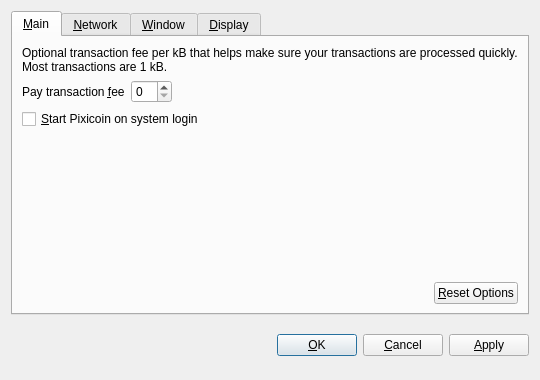
<?xml version="1.0" encoding="UTF-8"?>
<ui version="4.0">
 <class>OptionsDialog</class>
 <widget class="QDialog" name="OptionsDialog">
  <property name="geometry">
   <rect>
    <x>0</x>
    <y>0</y>
    <width>540</width>
    <height>380</height>
   </rect>
  </property>
  <property name="windowTitle">
   <string>Options</string>
  </property>
  <property name="modal">
   <bool>true</bool>
  </property>
  <layout class="QVBoxLayout" name="verticalLayout">
   <item>
    <widget class="QTabWidget" name="tabWidget">
     <property name="tabPosition">
      <enum>QTabWidget::North</enum>
     </property>
     <property name="currentIndex">
      <number>0</number>
     </property>
     <widget class="QWidget" name="tabMain">
      <attribute name="title">
       <string>&amp;Main</string>
      </attribute>
      <layout class="QVBoxLayout" name="verticalLayout_Main">
       <item>
        <widget class="QLabel" name="transactionFeeInfoLabel">
         <property name="text">
          <string>Optional transaction fee per kB that helps make sure your transactions are processed quickly. Most transactions are 1 kB.</string>
         </property>
         <property name="textFormat">
          <enum>Qt::PlainText</enum>
         </property>
         <property name="wordWrap">
          <bool>true</bool>
         </property>
        </widget>
       </item>
       <item>
        <layout class="QHBoxLayout" name="horizontalLayout_1_Main">
         <item>
          <widget class="QLabel" name="transactionFeeLabel">
           <property name="text">
            <string>Pay transaction &amp;fee</string>
           </property>
           <property name="textFormat">
            <enum>Qt::PlainText</enum>
           </property>
           <property name="buddy">
            <cstring>transactionFee</cstring>
           </property>
          </widget>
         </item>
         <item>
          <widget class="BitcoinAmountField" name="transactionFee"/>
         </item>
         <item>
          <spacer name="horizontalSpacer_1_Main">
           <property name="orientation">
            <enum>Qt::Horizontal</enum>
           </property>
           <property name="sizeHint" stdset="0">
            <size>
             <width>40</width>
             <height>20</height>
            </size>
           </property>
          </spacer>
         </item>
        </layout>
       </item>
       <item>
        <widget class="QCheckBox" name="bitcoinAtStartup">
         <property name="toolTip">
          <string>Automatically start Pixicoin after logging in to the system.</string>
         </property>
         <property name="text">
          <string>&amp;Start Pixicoin on system login</string>
         </property>
        </widget>
       </item>
       <item>
        <spacer name="verticalSpacer_Main">
         <property name="orientation">
          <enum>Qt::Vertical</enum>
         </property>
         <property name="sizeHint" stdset="0">
          <size>
           <width>20</width>
           <height>40</height>
          </size>
         </property>
        </spacer>
       </item>
       <item>
        <layout class="QHBoxLayout" name="horizontalLayout_2_Main">
         <item>
          <spacer name="horizontalSpacer_2_Main">
           <property name="orientation">
            <enum>Qt::Horizontal</enum>
           </property>
           <property name="sizeHint" stdset="0">
            <size>
             <width>40</width>
             <height>20</height>
            </size>
           </property>
          </spacer>
         </item>
         <item>
          <widget class="QPushButton" name="resetButton">
           <property name="toolTip">
            <string>Reset all client options to default.</string>
           </property>
           <property name="text">
            <string>&amp;Reset Options</string>
           </property>
           <property name="autoDefault">
            <bool>false</bool>
           </property>
          </widget>
         </item>
        </layout>
       </item>
      </layout>
     </widget>
     <widget class="QWidget" name="tabNetwork">
      <attribute name="title">
       <string>&amp;Network</string>
      </attribute>
      <layout class="QVBoxLayout" name="verticalLayout_Network">
       <item>
        <widget class="QCheckBox" name="mapPortUpnp">
         <property name="toolTip">
          <string>Automatically open the Pixicoin client port on the router. This only works when your router supports UPnP and it is enabled.</string>
         </property>
         <property name="text">
          <string>Map port using &amp;UPnP</string>
         </property>
        </widget>
       </item>
       <item>
        <widget class="QCheckBox" name="connectSocks">
         <property name="toolTip">
          <string>Connect to the Pixicoin network through a SOCKS proxy (e.g. when connecting through Tor).</string>
         </property>
         <property name="text">
          <string>&amp;Connect through SOCKS proxy:</string>
         </property>
        </widget>
       </item>
       <item>
        <layout class="QHBoxLayout" name="horizontalLayout_Network">
         <item>
          <widget class="QLabel" name="proxyIpLabel">
           <property name="text">
            <string>Proxy &amp;IP:</string>
           </property>
           <property name="textFormat">
            <enum>Qt::PlainText</enum>
           </property>
           <property name="buddy">
            <cstring>proxyIp</cstring>
           </property>
          </widget>
         </item>
         <item>
          <widget class="QValidatedLineEdit" name="proxyIp">
           <property name="maximumSize">
            <size>
             <width>140</width>
             <height>16777215</height>
            </size>
           </property>
           <property name="toolTip">
            <string>IP address of the proxy (e.g. 127.0.0.1)</string>
           </property>
          </widget>
         </item>
         <item>
          <widget class="QLabel" name="proxyPortLabel">
           <property name="text">
            <string>&amp;Port:</string>
           </property>
           <property name="textFormat">
            <enum>Qt::PlainText</enum>
           </property>
           <property name="buddy">
            <cstring>proxyPort</cstring>
           </property>
          </widget>
         </item>
         <item>
          <widget class="QLineEdit" name="proxyPort">
           <property name="maximumSize">
            <size>
             <width>55</width>
             <height>16777215</height>
            </size>
           </property>
           <property name="toolTip">
            <string>Port of the proxy (e.g. 9050)</string>
           </property>
          </widget>
         </item>
         <item>
          <widget class="QLabel" name="socksVersionLabel">
           <property name="text">
            <string>SOCKS &amp;Version:</string>
           </property>
           <property name="textFormat">
            <enum>Qt::PlainText</enum>
           </property>
           <property name="buddy">
            <cstring>socksVersion</cstring>
           </property>
          </widget>
         </item>
         <item>
          <widget class="QValueComboBox" name="socksVersion">
           <property name="toolTip">
            <string>SOCKS version of the proxy (e.g. 5)</string>
           </property>
          </widget>
         </item>
         <item>
          <spacer name="horizontalSpacer_Network">
           <property name="orientation">
            <enum>Qt::Horizontal</enum>
           </property>
           <property name="sizeHint" stdset="0">
            <size>
             <width>40</width>
             <height>20</height>
            </size>
           </property>
          </spacer>
         </item>
        </layout>
       </item>
       <item>
        <spacer name="verticalSpacer_Network">
         <property name="orientation">
          <enum>Qt::Vertical</enum>
         </property>
         <property name="sizeHint" stdset="0">
          <size>
           <width>20</width>
           <height>40</height>
          </size>
         </property>
        </spacer>
       </item>
      </layout>
     </widget>
     <widget class="QWidget" name="tabWindow">
      <attribute name="title">
       <string>&amp;Window</string>
      </attribute>
      <layout class="QVBoxLayout" name="verticalLayout_Window">
       <item>
        <widget class="QCheckBox" name="minimizeToTray">
         <property name="toolTip">
          <string>Show only a tray icon after minimizing the window.</string>
         </property>
         <property name="text">
          <string>&amp;Minimize to the tray instead of the taskbar</string>
         </property>
        </widget>
       </item>
       <item>
        <widget class="QCheckBox" name="minimizeOnClose">
         <property name="toolTip">
          <string>Minimize instead of exit the application when the window is closed. When this option is enabled, the application will be closed only after selecting Quit in the menu.</string>
         </property>
         <property name="text">
          <string>M&amp;inimize on close</string>
         </property>
        </widget>
       </item>
       <item>
        <spacer name="verticalSpacer_Window">
         <property name="orientation">
          <enum>Qt::Vertical</enum>
         </property>
         <property name="sizeHint" stdset="0">
          <size>
           <width>20</width>
           <height>40</height>
          </size>
         </property>
        </spacer>
       </item>
      </layout>
     </widget>
     <widget class="QWidget" name="tabDisplay">
      <attribute name="title">
       <string>&amp;Display</string>
      </attribute>
      <layout class="QVBoxLayout" name="verticalLayout_Display">
       <item>
        <layout class="QHBoxLayout" name="horizontalLayout_1_Display">
         <item>
          <widget class="QLabel" name="langLabel">
           <property name="text">
            <string>User Interface &amp;language:</string>
           </property>
           <property name="textFormat">
            <enum>Qt::PlainText</enum>
           </property>
           <property name="buddy">
            <cstring>lang</cstring>
           </property>
          </widget>
         </item>
         <item>
          <widget class="QValueComboBox" name="lang">
           <property name="toolTip">
            <string>The user interface language can be set here. This setting will take effect after restarting Pixicoin.</string>
           </property>
          </widget>
         </item>
        </layout>
       </item>
       <item>
        <layout class="QHBoxLayout" name="horizontalLayout_2_Display">
         <item>
          <widget class="QLabel" name="unitLabel">
           <property name="text">
            <string>&amp;Unit to show amounts in:</string>
           </property>
           <property name="textFormat">
            <enum>Qt::PlainText</enum>
           </property>
           <property name="buddy">
            <cstring>unit</cstring>
           </property>
          </widget>
         </item>
         <item>
          <widget class="QValueComboBox" name="unit">
           <property name="toolTip">
            <string>Choose the default subdivision unit to show in the interface and when sending coins.</string>
           </property>
          </widget>
         </item>
        </layout>
       </item>
       <item>
        <widget class="QCheckBox" name="displayAddresses">
         <property name="toolTip">
          <string>Whether to show Pixicoin addresses in the transaction list or not.</string>
         </property>
         <property name="text">
          <string>&amp;Display addresses in transaction list</string>
         </property>
        </widget>
       </item>
       <item>
        <widget class="QCheckBox" name="coinControlFeatures">
         <property name="toolTip">
          <string>Whether to show coin control features or not.</string>
         </property>
         <property name="text">
          <string>Display coin &amp;control features (experts only!)</string>
         </property>
        </widget>
       </item>
       <item>
        <spacer name="verticalSpacer_Display">
         <property name="orientation">
          <enum>Qt::Vertical</enum>
         </property>
         <property name="sizeHint" stdset="0">
          <size>
           <width>20</width>
           <height>40</height>
          </size>
         </property>
        </spacer>
       </item>
      </layout>
     </widget>
    </widget>
   </item>
   <item>
    <layout class="QHBoxLayout" name="horizontalLayout_Buttons">
     <item>
      <spacer name="horizontalSpacer_1">
       <property name="orientation">
        <enum>Qt::Horizontal</enum>
       </property>
       <property name="sizeHint" stdset="0">
        <size>
         <width>40</width>
         <height>48</height>
        </size>
       </property>
      </spacer>
     </item>
     <item>
      <widget class="QLabel" name="statusLabel">
       <property name="font">
        <font>
         <weight>75</weight>
         <bold>true</bold>
        </font>
       </property>
       <property name="text">
        <string/>
       </property>
       <property name="textFormat">
        <enum>Qt::PlainText</enum>
       </property>
       <property name="wordWrap">
        <bool>true</bool>
       </property>
      </widget>
     </item>
     <item>
      <spacer name="horizontalSpacer_2">
       <property name="orientation">
        <enum>Qt::Horizontal</enum>
       </property>
       <property name="sizeHint" stdset="0">
        <size>
         <width>40</width>
         <height>48</height>
        </size>
       </property>
      </spacer>
     </item>
     <item>
      <widget class="QPushButton" name="okButton">
       <property name="text">
        <string>&amp;OK</string>
       </property>
      </widget>
     </item>
     <item>
      <widget class="QPushButton" name="cancelButton">
       <property name="text">
        <string>&amp;Cancel</string>
       </property>
       <property name="autoDefault">
        <bool>false</bool>
       </property>
      </widget>
     </item>
     <item>
      <widget class="QPushButton" name="applyButton">
       <property name="text">
        <string>&amp;Apply</string>
       </property>
       <property name="autoDefault">
        <bool>false</bool>
       </property>
      </widget>
     </item>
    </layout>
   </item>
  </layout>
 </widget>
 <customwidgets>
  <customwidget>
   <class>BitcoinAmountField</class>
   <extends>QSpinBox</extends>
   <header>bitcoinamountfield.h</header>
  </customwidget>
  <customwidget>
   <class>QValueComboBox</class>
   <extends>QComboBox</extends>
   <header>qvaluecombobox.h</header>
  </customwidget>
  <customwidget>
   <class>QValidatedLineEdit</class>
   <extends>QLineEdit</extends>
   <header>qvalidatedlineedit.h</header>
  </customwidget>
 </customwidgets>
 <resources/>
 <connections/>
</ui>
